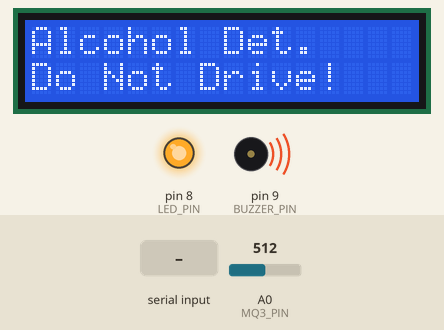
Bench run of a sketch on a simulated Arduino Uno, built with avr-gcc and run on an emulated ATmega328P. Parts: 16×2 character LCD, output pins drawn as LEDs (lit = HIGH), buzzer (waves = sounding, pin HIGH). The test bench sets the inputs (shaded band); at power-on: A0 (MQ3_PIN) = 512.

Above: at 3.2 s.
3.3 s: A0 (MQ3_PIN) set to 409
5.2 s: A0 (MQ3_PIN) set to 389
At 6.6 s:
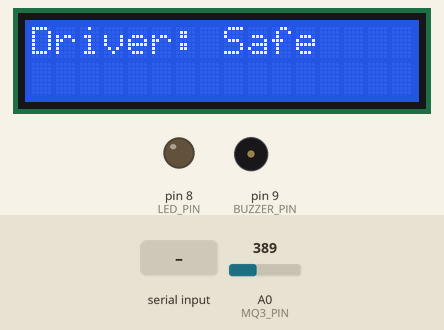
7.5 s: "1" received over Serial
At 8.2 s:
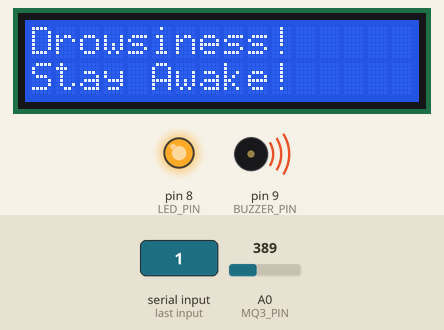
10.1 s: A0 (MQ3_PIN) set to 410
At 10.8 s:
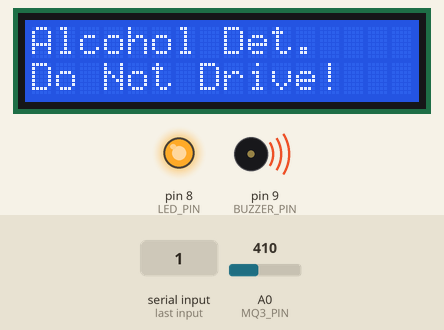
11.6 s: A0 (MQ3_PIN) set to 390
At 12.7 s:
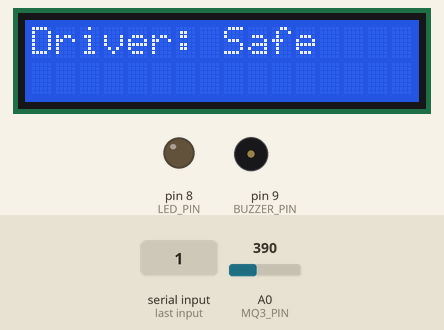
Timing chart, 0 to 14.6 s (numbered marks = the images above; inputs shaded):
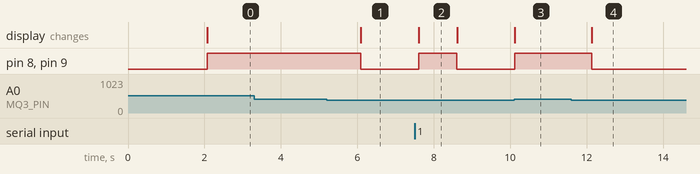

The sketch:

Smart_ino.ino
```cpp
#include <LiquidCrystal.h>
LiquidCrystal lcd(12, 11, 5, 4, 3, 2);
const int MQ3_PIN = A0;
const int LED_PIN = 8;
const int BUZZER_PIN = 9;
const int ALCOHOL_THRESHOLD = 400;
void setup() {
  Serial.begin(9600);
  pinMode(LED_PIN, OUTPUT);
  pinMode(BUZZER_PIN, OUTPUT);
  lcd.begin(16, 2);
  lcd.print("Smart Car Ready");
  delay(2000);
  lcd.clear();
}
void loop() {
  int alcoholValue = analogRead(MQ3_PIN);
  if (Serial.available() > 0) {
    char signal = Serial.read();
    if (signal == '1') {
      triggerAlert("Drowsiness!", "Stay Awake!");
    }
  }
  if (alcoholValue > ALCOHOL_THRESHOLD) {
    triggerAlert("Alcohol Det.", "Do Not Drive!");
  } else {
    digitalWrite(LED_PIN, LOW);
    digitalWrite(BUZZER_PIN, LOW);
    lcd.clear();
    lcd.print("Driver: Safe");
    delay(500);
  }
}
void triggerAlert(String line1, String line2) {
  digitalWrite(LED_PIN, HIGH);
  digitalWrite(BUZZER_PIN, HIGH);
  lcd.clear();
  lcd.setCursor(0, 0);
  lcd.print(line1);
  lcd.setCursor(0, 1);
  lcd.print(line2);
  delay(1000);
}
```

Measured:
- the behaviour switches between 401 and 400 on A0 (MQ3_PIN) (found by bisection; images 0 and 1)
- after the input at 3.3 s, every drawn part: stays the same
- after the input at 5.2 s, pin 8 (LED_PIN), pin 9 (BUZZER_PIN): HIGH → LOW after 0.89 s; the display: changes after 0.89 s (image 1)
- after the input at 7.5 s, pin 8 (LED_PIN), pin 9 (BUZZER_PIN): LOW → HIGH after 0.10 s, → LOW 1.0 s later; the display: changes after 0.11 s (image 2)
- after the input at 10.1 s, pin 8 (LED_PIN), pin 9 (BUZZER_PIN): LOW → HIGH at once; the display: changes at once (image 3)
- after the input at 11.6 s, pin 8 (LED_PIN), pin 9 (BUZZER_PIN): HIGH → LOW after 0.53 s; the display: changes after 0.54 s (image 4)
- what the display in image 2 shows lasts 1.0 s, from 7.6 s to 8.6 s
